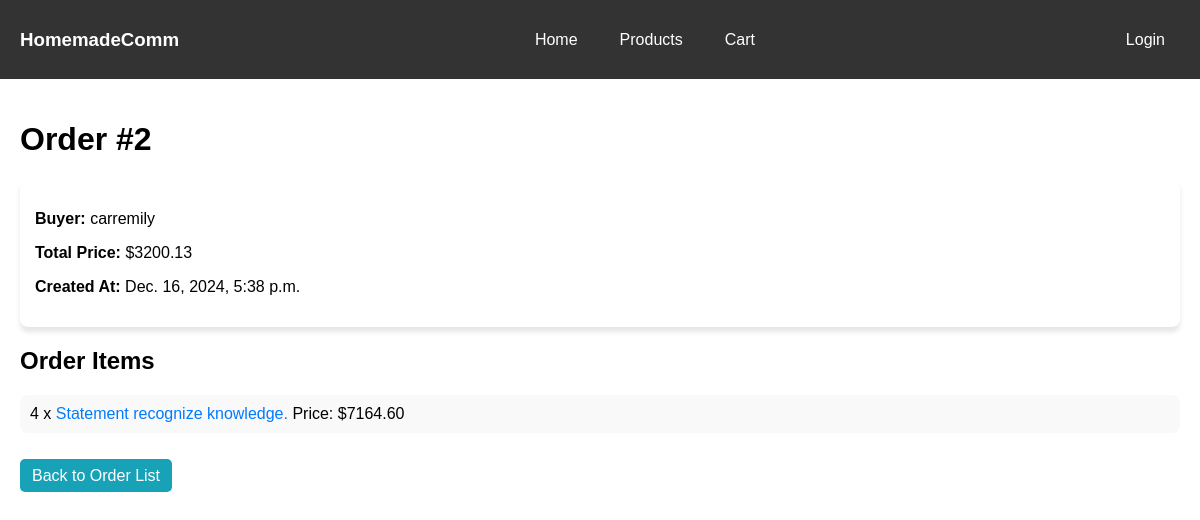
Page /orders/2/ on the committed database.
### main/models.py (models this page shows, shortened)
class Order(models.Model):
    buyer = models.ForeignKey(User, on_delete=models.CASCADE, related_name='orders')
    created_at = models.DateTimeField(auto_now_add=True)
    total_price = models.DecimalField(max_digits=10, decimal_places=2)

class User(AbstractUser):
    is_seller = models.BooleanField(default=False)
    is_buyer = models.BooleanField(default=True)

class OrderItem(models.Model):
    order = models.ForeignKey(Order, on_delete=models.CASCADE, related_name='items')
    product = models.ForeignKey(Product, on_delete=models.CASCADE)
    quantity = models.PositiveIntegerField()

class Product(models.Model):
    seller = models.ForeignKey(User, on_delete=models.CASCADE, related_name='products')
    title = models.CharField(max_length=100)
    description = models.TextField()
    price = models.DecimalField(max_digits=10, decimal_places=2)
    stock = models.PositiveIntegerField()
    image = models.ImageField(upload_to='product_images/')
    category = models.ForeignKey('Category', on_delete=models.SET_NULL, null=True, blank=True)
    created_at = models.DateTimeField(auto_now_add=True)

### main/views.py (the view)
# urls.py: path("orders/<int:pk>/", OrderDetailView.as_view(), name="order_detail"),
class OrderDetailView(DetailView):
    model = Order
    template_name = "orders/order_detail.html"
    context_object_name = "order"

### main/templates/orders/order_detail.html (shortened to what this page needs)
{% extends "index.html" %} {% block content %}
<h1>Order #{{ order.id }}</h1>
<div class="order-details">
  <p><strong>Buyer:</strong> {{ order.buyer.username }}</p>
  <p><strong>Total Price:</strong> ${{ order.total_price }}</p>
  <p><strong>Created At:</strong> {{ order.created_at }}</p>
</div>
<h2>Order Items</h2>
<ul class="order-list">
  {% for item in order.items.all %}
  <li class="order-item">
    {{ item.quantity }} x
    <a
      href="{% url 'main:product_detail' item.product.id %}"
      class="product-link"
    >
      {{ item.product.title }}
    </a>
    Price: ${{ item.product.price }}
  </li>
  {% empty %}
  <li class="no-orders">No items in this order.</li>
  {% endfor %}
</ul>
<br />
<a href="{% url 'main:order_list' %}" class="btn btn-info"
  >Back to Order List</a
>
{% endblock %}

### main/templates/index.html (style rules this page uses)
body { font-family: Arial, sans-serif; margin: 0; padding: 0; }

### main/templates/orders/order_detail.html (style rules this page uses)
.order-details { background: #fff; padding: 15px; border-radius: 8px; box-shadow: 0 5px 5px rgba(0, 0, 0, 0.1); margin-bottom: 20px; }
.order-list { list-style: none; padding: 0; }
.order-item { background: #f9f9f9; padding: 10px; border-radius: 8px; margin-bottom: 10px; }
.btn { padding: 8px 12px; text-decoration: none; color: white; border-radius: 5px; transition: background 0.3s; border: 0; }
.btn-info { background-color: #17a2b8; }
.product-link { color: #007bff; text-decoration: none; }

### rows in the picture
Order: id "2", buyer.username "carremily", total_price "3200.13", created_at "Dec. 16, 2024, 5:38 p.m."
OrderItem: quantity "4", product "Statement recognize knowledge.", product.price "7164.60"
